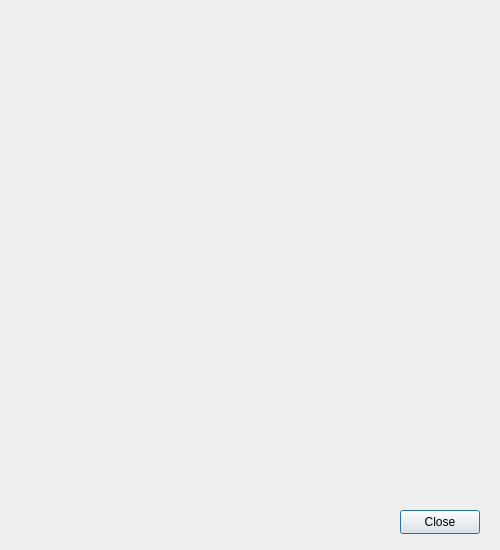
<?xml version="1.0" encoding="UTF-8"?>
<ui version="4.0">
 <class>QRCodeDialog</class>
 <widget class="QDialog" name="QRCodeDialog">
  <property name="windowModality">
   <enum>Qt::WindowModal</enum>
  </property>
  <property name="geometry">
   <rect>
    <x>0</x>
    <y>0</y>
    <width>500</width>
    <height>550</height>
   </rect>
  </property>
  <property name="sizePolicy">
   <sizepolicy hsizetype="Fixed" vsizetype="Fixed">
    <horstretch>0</horstretch>
    <verstretch>0</verstretch>
   </sizepolicy>
  </property>
  <property name="windowTitle">
   <string>Dialog</string>
  </property>
  <widget class="WalletGui::WalletOkButton" name="okButton">
   <property name="geometry">
    <rect>
     <x>400</x>
     <y>510</y>
     <width>80</width>
     <height>24</height>
    </rect>
   </property>
   <property name="text">
    <string>Close</string>
   </property>
  </widget>
  <widget class="QLabel" name="m_qrLabel">
   <property name="geometry">
    <rect>
     <x>20</x>
     <y>510</y>
     <width>381</width>
     <height>24</height>
    </rect>
   </property>
   <property name="text">
    <string/>
   </property>
  </widget>
 </widget>
 <customwidgets>
  <customwidget>
   <class>WalletGui::WalletOkButton</class>
   <extends>QPushButton</extends>
   <header>Gui/Common/WalletOkButton.h</header>
  </customwidget>
 </customwidgets>
 <resources/>
 <connections>
  <connection>
   <sender>okButton</sender>
   <signal>clicked()</signal>
   <receiver>QRCodeDialog</receiver>
   <slot>close()</slot>
   <hints>
    <hint type="sourcelabel">
     <x>339</x>
     <y>261</y>
    </hint>
    <hint type="destinationlabel">
     <x>199</x>
     <y>149</y>
    </hint>
   </hints>
  </connection>
 </connections>
</ui>
